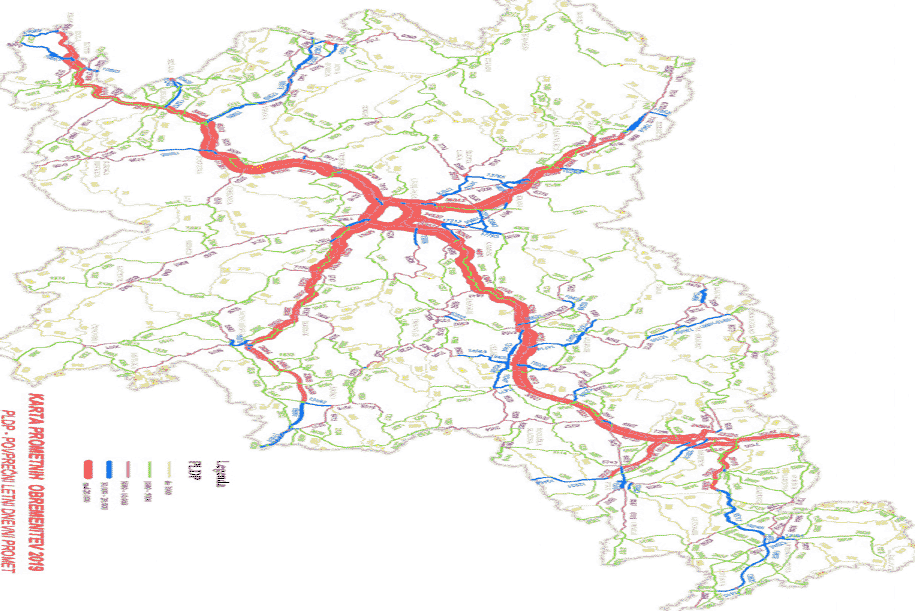
#> input picture data/razporeditev prometa.png, 915 x 611 px
$ jupyter execute --allow-errors graphs.ipynb   (shell and % lines are left out)
#> lines starting #> are read from the running program, lines starting #| are printed output that depends on the picture
Razlicni grafi za seminarsko 2022
Za pretvorbo med alkoholom v izdihanem zraku in v krvi se uporablja 2,083.
https://www.utoledo.edu/studentaffairs/counseling/selfhelp/substanceuse/bac.html, ponuja vrednost 1 : 2100, vendar je legalna meja 0,5 g/kg krvi oziroma 0,24 mg/l, v izdihanem zraku. Koeficient je torej 2.083.

[cell 1]
#init code
import math
import numpy as np
import matplotlib.pyplot as plt
from csv import DictReader
from PIL import Image
import random
from datetime import datetime as dt

data = []
#> (the rest of this cell did not finish here and is left out)

#> (a cell that did not finish here is left out)

Ali obstaja povezava med vsebnostjo alkohola in resnostjo nesreč ?

[cell 3]
# [15 lines left out: function correlation_alchocol_accident_type, not called in this run]
#> (the rest of this cell did not finish here and is left out)

#> (a cell that did not finish here is left out)

[cell 5]
count_above_proposed = 0
count_above_current = 0
count_above_max = 0
count_alcoholized = 0
for row in data:
    amount_of_alcohol = get_alc_amount(row)
    if (amount_of_alcohol > 0):
        count_alcoholized += 1
    if amount_of_alcohol > 0.2:
        count_above_proposed += 1
    if amount_of_alcohol > 0.5:
        count_above_current += 1
    if amount_of_alcohol > 1.1:
        count_above_max += 1
between_current_and_proposed = count_above_proposed-count_above_current
#> (the rest of this cell did not finish here and is left out)

[cell 6]
# Najbolj pogost tip nesreč
tipNesrece = {}
#> (the rest of this cell did not finish here and is left out)

[cell 7]
tipNesrece = dict(sorted(tipNesrece.items(), key=lambda item: item[1], reverse=True))
vrstaNesrec = [row for row in tipNesrece.keys()]
stNesrec = [tipNesrece[row] for row in vrstaNesrec]

fig = plt.figure(figsize = (25, 10))
plt.bar(vrstaNesrec, stNesrec, width=0.5)

plt.ylabel('Število nesreč posameznega tipa')
plt.title('Najbolj pogosti tipi nasreč ki se zgodijo v stanju vinjenosti')
plt.show()

[cell 8]
starostneSkupine = {
    '10-14': 0,
    '15-19': 0,
    '20-24': 0,
    '25-29': 0,
    '30-34': 0,
    '35-39': 0,
    '40-44': 0,
    '45-49': 0,
    '50-54': 0,
    '55-59': 0,
    '60-64': 0,
    '65-69': 0,
    '70-74': 0,
    '75-79': 0,
    '80-84': 0,
    '85-89': 0,
    '90+': 0
}

#> (the rest of this cell did not finish here and is left out)

[cell 9]
starostneSkupine

[cell 10]
starostniRazmak = [row for row in starostneSkupine.keys()]
steviloPojavitev = [starostneSkupine[row] for row in starostniRazmak]

fig = plt.figure(figsize = (25, 10))
plt.bar(starostniRazmak, steviloPojavitev, width=0.5)

plt.ylabel("Število nesreč")
plt.title("Število nesreč, v stanju vinjenosti za vse starostne skupine")
plt.show()
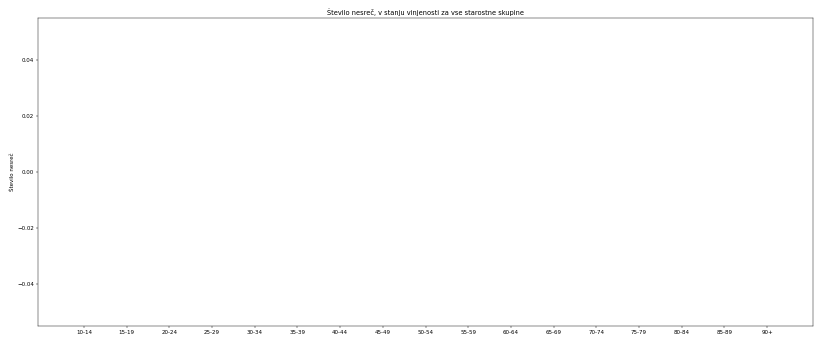
#> figure drawn by matplotlib, 1 panel

Ali je alkohol glavni vzrok za hujše nesreče ?

#> (a cell that did not finish here is left out)

[cell 12]
def normalise(x, min_value, max_value, scale):
    return math.floor(((x-min_value) / (max_value-min_value)) * scale)

# [15 lines left out: function get_traffic_amount, not called in this run]

#df_geo[0] is x
#df_geo[1] is y

#> (the rest of this cell did not finish here and is left out)

[cell 13]
# Finally adding the traffic amount column
map = Image.open("../data/razporeditev prometa.png")
#> map is the input picture: PIL image 915x611 RGB; mean R, G, B 245, 242.4, 239
img_crop = map.crop((4, 1, 905, 608))
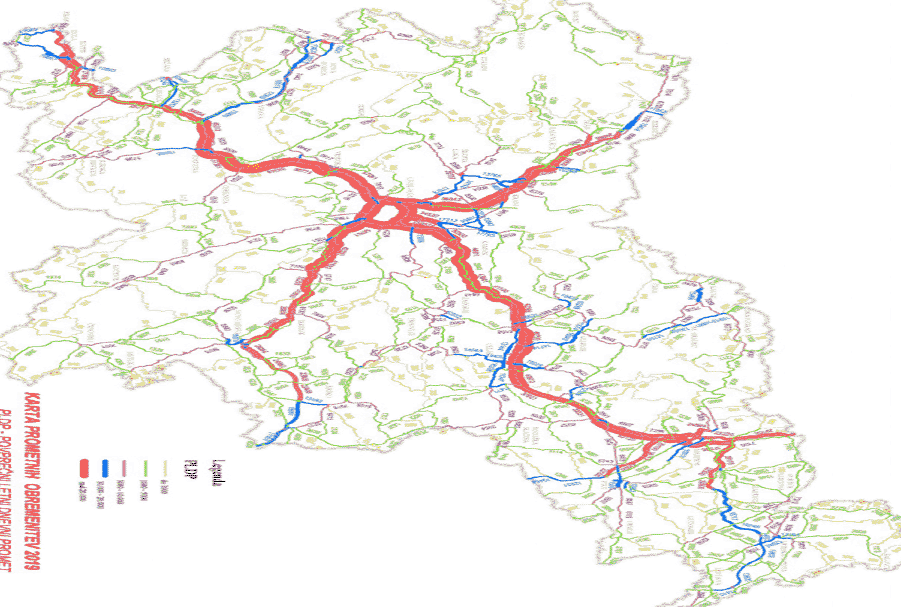
#> img_crop: PIL image 901x607 RGB; mean R, G, B 244.9, 242.2, 238.7
for row in data:
    latitude = float(row["GeoKoordinataX"])
    longitude = float(row["GeoKoordinataY"])
    #if (longitude == 0.0 or latitude == 0.0):
    #    continue
    pixel_x = normalise(latitude, BBox[0], BBox[1], img_crop.size[0])
    pixel_y = normalise(longitude, BBox[2], BBox[3], img_crop.size[1])
    try:
        traffic_amount = get_traffic_amount(img_crop.getpixel((pixel_x, pixel_y)))
        row["Gostota prometa"] = traffic_amount
    except Exception as e:
       row["Gostota prometa"] = "0"

[cell 14]
drunk_drivers = [[], []]
#> (the rest of this cell did not finish here and is left out)

[cell 15]
dataX = ['0', 'do 1000', 'nad 1000', 'nad 5000', 'nad 10000', 'nad 20000']
#> (the rest of this cell did not finish here and is left out)

[cell 16]
# Primerjava pred 2011 povečanjem kazni za vinjene voznike z po 2011
before_data = []
after_data = []

date_of_new_laws = dt.strptime("01.10.2011", "%d.%m.%Y")
for row in data:
    check_date = dt.strptime(row['DatumPN'], "%d.%m.%Y")
    if(check_date < date_of_new_laws):
        before_data.append(row)
    else:
        after_data.append(row)
#> after the loop, after_data = []; before_data = []

[cell 17]
def count_drunk_drivers(tmp_data):
    count = 0
    for row in tmp_data:
        alc = get_alc_amount(row)
        if(alc > 0):
            count += 1
#> this loop made 0 passes
#> after the loop, count = 0
    return count

[cell 18]
print('Pred uvedbo novih zakonov')
#> (the rest of this cell did not finish here and is left out)

[cell 19]
print('Po uvedbi novih zakonov')
#> (the rest of this cell did not finish here and is left out)
